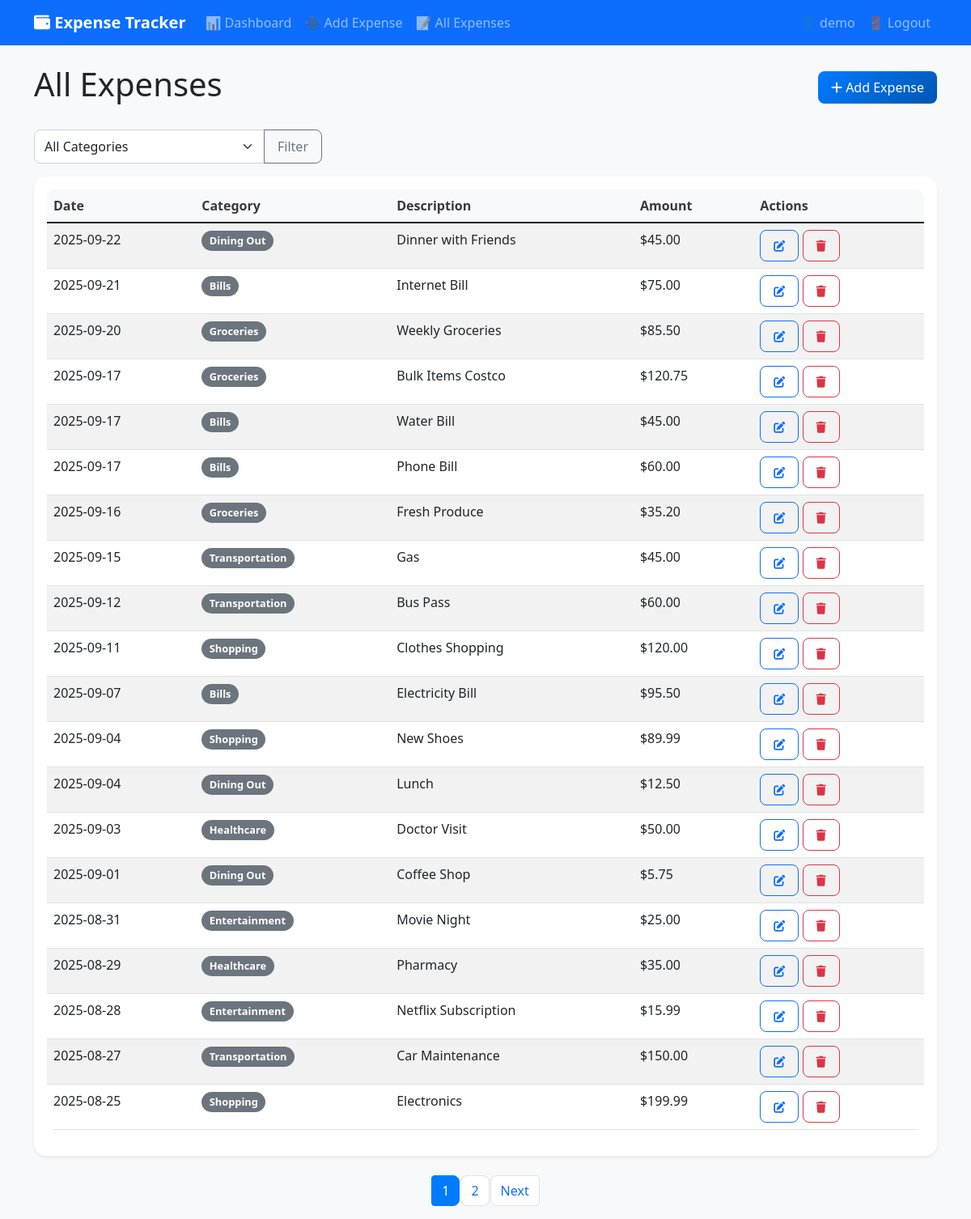
Page /expenses (signed in) on the committed database.
### models.py (models this page shows, shortened)
class User(UserMixin, db.Model):
    id = db.Column(db.Integer, primary_key=True)
    username = db.Column(db.String(80), unique=True, nullable=False)
    email = db.Column(db.String(120), unique=True, nullable=False)
    password_hash = db.Column(db.String(128))
    expenses = db.relationship('Expense', backref='user', lazy=True)
    created_at = db.Column(db.DateTime, default=datetime.utcnow)

class Expense(db.Model):
    id = db.Column(db.Integer, primary_key=True)
    amount = db.Column(db.Float, nullable=False)
    category = db.Column(db.String(50), db.ForeignKey('category.name'), nullable=False)
    description = db.Column(db.String(200), nullable=True)
    date = db.Column(db.Date, nullable=False)
    created_at = db.Column(db.DateTime, default=datetime.utcnow)
    user_id = db.Column(db.Integer, db.ForeignKey('user.id'), nullable=False)
    category_info = db.relationship('Category', backref=db.backref('expenses', lazy=True))
    def format_date(self):
        try:
            if isinstance(self.date, (datetime, date)):
                return self.date.strftime('%Y-%m-%d')
            elif isinstance(self.date, str):
                return self.date
            return str(self.date)
        except Exception as e:
            print(f"Error formatting date: {e}")
            return str(self.date)

### app.py (the view)
@app.route('/expenses')
@login_required
def expenses():
    page = request.args.get('page', 1, type=int)
    category_filter = request.args.get('category', '')
    query = Expense.query.filter_by(user_id=current_user.id)
    if category_filter:
        query = query.filter(Expense.category == category_filter)
    expenses = query.order_by(Expense.date.desc()).paginate(
        page=page, per_page=20, error_out=False
    )
    categories = [choice[0] for choice in ExpenseForm().category.choices]
    return render_template('expenses.html',
                         expenses=expenses,
                         categories=categories,
                         current_category=category_filter)

### forms.py
class ExpenseForm(FlaskForm):
    amount = FloatField('Amount', validators=[
        DataRequired(message='Amount is required'),
        NumberRange(min=0.01, message='Amount must be greater than 0')
    ])
    category = SelectField('Category', validators=[DataRequired()])
    def __init__(self, *args, **kwargs):
        super(ExpenseForm, self).__init__(*args, **kwargs)
        from models import Category
        self.category.choices = [(c.name, c.name) for c in Category.query.order_by(Category.name).all()]
    description = TextAreaField('Description', validators=[
        Length(max=200, message='Description must be less than 200 characters')
    ])
    date = DateField('Date', validators=[DataRequired()], default=date.today)

### templates/expenses.html (shortened to what this page needs)
{% extends "base.html" %}
{% block content %}
<div class="d-flex justify-content-between align-items-center mb-4">
    <h1>All Expenses</h1>
    <a href="{{ url_for('add_expense') }}" class="btn btn-primary">
        <i class="fas fa-plus"></i> Add Expense
    </a>
</div>
<div class="row mb-3">
    <div class="col-md-4">
        <form method="GET">
            <div class="input-group">
                <select name="category" class="form-select">
                    <option value="">All Categories</option>
                </select>
                <button class="btn btn-outline-secondary" type="submit">Filter</button>
            </div>
        </form>
    </div>
</div>
{% if expenses.items %}
<div class="card">
    <div class="card-body">
        <div class="table-responsive">
            <table class="table table-striped">
                <thead>
                    <tr>
                        <th>Date</th>
                        <th>Category</th>
                        <th>Description</th>
                        <th>Amount</th>
                        <th>Actions</th>
                    </tr>
                </thead>
                <tbody>
                    {% for expense in expenses.items %}
                    <tr>
                        <td>{{ expense.format_date() }}</td>
                        <td><span class="badge bg-secondary">{{ expense.category }}</span></td>
                        <td>{{ expense.description or '-' }}</td>
                        <td>${{ "%.2f"|format(expense.amount) }}</td>
                        <td>
                            <a href="{{ url_for('edit_expense', id=expense.id) }}" class="btn btn-sm btn-outline-primary">
                                <i class="fas fa-edit"></i>
                            </a>
                            <form method="POST" action="{{ url_for('delete_expense', id=expense.id) }}"
                                  style="display: inline;" onsubmit="return confirm('Are you sure?')">
                                <button type="submit" class="btn btn-sm btn-outline-danger">
                                    <i class="fas fa-trash"></i>
                                </button>
                            </form>
                        </td>
                    </tr>
                    {% endfor %}
                </tbody>
            </table>
        </div>
    </div>
</div>
{% if expenses.pages > 1 %}
<nav aria-label="Expenses pagination">
    <ul class="pagination justify-content-center mt-4">
        {% for page_num in expenses.iter_pages() %}
            {% if page_num %}
                {% if page_num != expenses.page %}
                    <li class="page-item">
                        <a class="page-link" href="{{ url_for('expenses', page=page_num, category=current_category) }}">{{ page_num }}</a>
                    </li>
                {% else %}
                    <li class="page-item active">
                        <span class="page-link">{{ page_num }}</span>
                    </li>
                {% endif %}
            {% endif %}
        {% endfor %}
        {% if expenses.has_next %}
            <li class="page-item">
                <a class="page-link" href="{{ url_for('expenses', page=expenses.next_num, category=current_category) }}">Next</a>
            </li>
        {% endif %}
    </ul>
</nav>
{% endif %}
{% endif %}
{% endblock %}

### templates/base.html (shortened to what this page needs)
<!DOCTYPE html>
<html lang="en">
<head>
    <link href="https://cdn.jsdelivr.net/npm/bootstrap@5.1.3/dist/css/bootstrap.min.css" rel="stylesheet">
    <link href="https://cdnjs.cloudflare.com/ajax/libs/font-awesome/6.0.0/css/all.min.css" rel="stylesheet">
    <link href="{{ url_for('static', filename='css/style.css') }}" rel="stylesheet">
</head>
<body>
    <nav class="navbar navbar-expand-lg navbar-dark bg-primary">
        <div class="container">
            <a class="navbar-brand" href="{{ url_for('dashboard') }}">
                <i class="fas fa-wallet"></i> Expense Tracker
            </a>
            <div class="collapse navbar-collapse" id="navbarNav">
                            <ul class="navbar-nav me-auto">
                {% if current_user.is_authenticated %}
                <li class="nav-item">
                    <a class="nav-link" href="{{ url_for('dashboard') }}">📊 Dashboard</a>
                </li>
                <li class="nav-item">
                    <a class="nav-link" href="{{ url_for('add_expense') }}">➕ Add Expense</a>
                </li>
                <li class="nav-item">
                    <a class="nav-link" href="{{ url_for('expenses') }}">📝 All Expenses</a>
                </li>
                {% endif %}
            </ul>
            <ul class="navbar-nav">
                {% if current_user.is_authenticated %}
                <li class="nav-item">
                    <span class="nav-link">👤 {{ current_user.username }}</span>
                </li>
                <li class="nav-item">
                    <a class="nav-link" href="{{ url_for('logout') }}">🚪 Logout</a>
                </li>
                {% endif %}
            </ul>
            </div>
        </div>
    </nav>
    <div class="container mt-4">
        {% block content %}{% endblock %}
    </div>
</body>
</html>

### static/css/style.css (style rules this page uses)
:root { --primary-color: #007bff; --success-color: #28a745; --info-color: #17a2b8; --warning-color: #ffc107; --danger-color: #dc3545; --dark-color: #343a40; --light-color: #f8f9fa; }
body { background-color: var(--light-color); font-family: 'Segoe UI', Tahoma, Geneva, Verdana, sans-serif; }
.navbar-brand { font-weight: bold; }
.card { border: none; border-radius: 15px; box-shadow: 0 0.125rem 0.25rem rgba(0, 0, 0, 0.075); transition: box-shadow 0.15s ease-in-out; }
.btn { border-radius: 8px; font-weight: 500; padding: 0.5rem 1rem; }
.btn-primary { background: linear-gradient(135deg, #007bff, #0056b3); border: none; }
.table { border-radius: 10px; overflow: hidden; }
.table th { background-color: var(--light-color); border-top: none; font-weight: 600; color: var(--dark-color); }
.badge { font-size: 0.8em; padding: 0.5em 0.75em; border-radius: 20px; }
.form-control, .form-select { border-radius: 8px; border: 1px solid #ced4da; transition: border-color 0.15s ease-in-out, box-shadow 0.15s ease-in-out; }
.pagination .page-link { border-radius: 8px; margin: 0 2px; border: 1px solid #dee2e6; }
.pagination .page-item.active .page-link { background-color: var(--primary-color); border-color: var(--primary-color); }

### rows in the picture
User: username "demo"
Expense: format_date "2025-09-22", category "Dining Out", description "Dinner with Friends", amount "45.00"
Expense: format_date "2025-09-21", category "Bills", description "Internet Bill", amount "75.00"
Expense: format_date "2025-09-20", category "Groceries", description "Weekly Groceries", amount "85.50"
Expense: format_date "2025-09-17", category "Groceries", description "Bulk Items Costco", amount "120.75"
Expense: format_date "2025-09-17", category "Bills", description "Water Bill", amount "45.00"
Expense: format_date "2025-09-17", category "Bills", description "Phone Bill", amount "60.00"
Expense: format_date "2025-09-16", category "Groceries", description "Fresh Produce", amount "35.20"
Expense: format_date "2025-09-15", category "Transportation", description "Gas", amount "45.00"
Expense: format_date "2025-09-12", category "Transportation", description "Bus Pass", amount "60.00"
Expense: format_date "2025-09-11", category "Shopping", description "Clothes Shopping", amount "120.00"
Expense: format_date "2025-09-07", category "Bills", description "Electricity Bill", amount "95.50"
Expense: format_date "2025-09-04", category "Shopping", description "New Shoes", amount "89.99"
Expense: format_date "2025-09-04", category "Dining Out", description "Lunch", amount "12.50"
Expense: format_date "2025-09-03", category "Healthcare", description "Doctor Visit", amount "50.00"
Expense: format_date "2025-09-01", category "Dining Out", description "Coffee Shop", amount "5.75"
Expense: format_date "2025-08-31", category "Entertainment", description "Movie Night", amount "25.00"
Expense: format_date "2025-08-29", category "Healthcare", description "Pharmacy", amount "35.00"
Expense: format_date "2025-08-28", category "Entertainment", description "Netflix Subscription", amount "15.99"
Expense: format_date "2025-08-27", category "Transportation", description "Car Maintenance", amount "150.00"
Expense: format_date "2025-08-25", category "Shopping", description "Electronics", amount "199.99"

### other values in the picture
{{ page_num }} "1"
{{ page_num }} "2"
